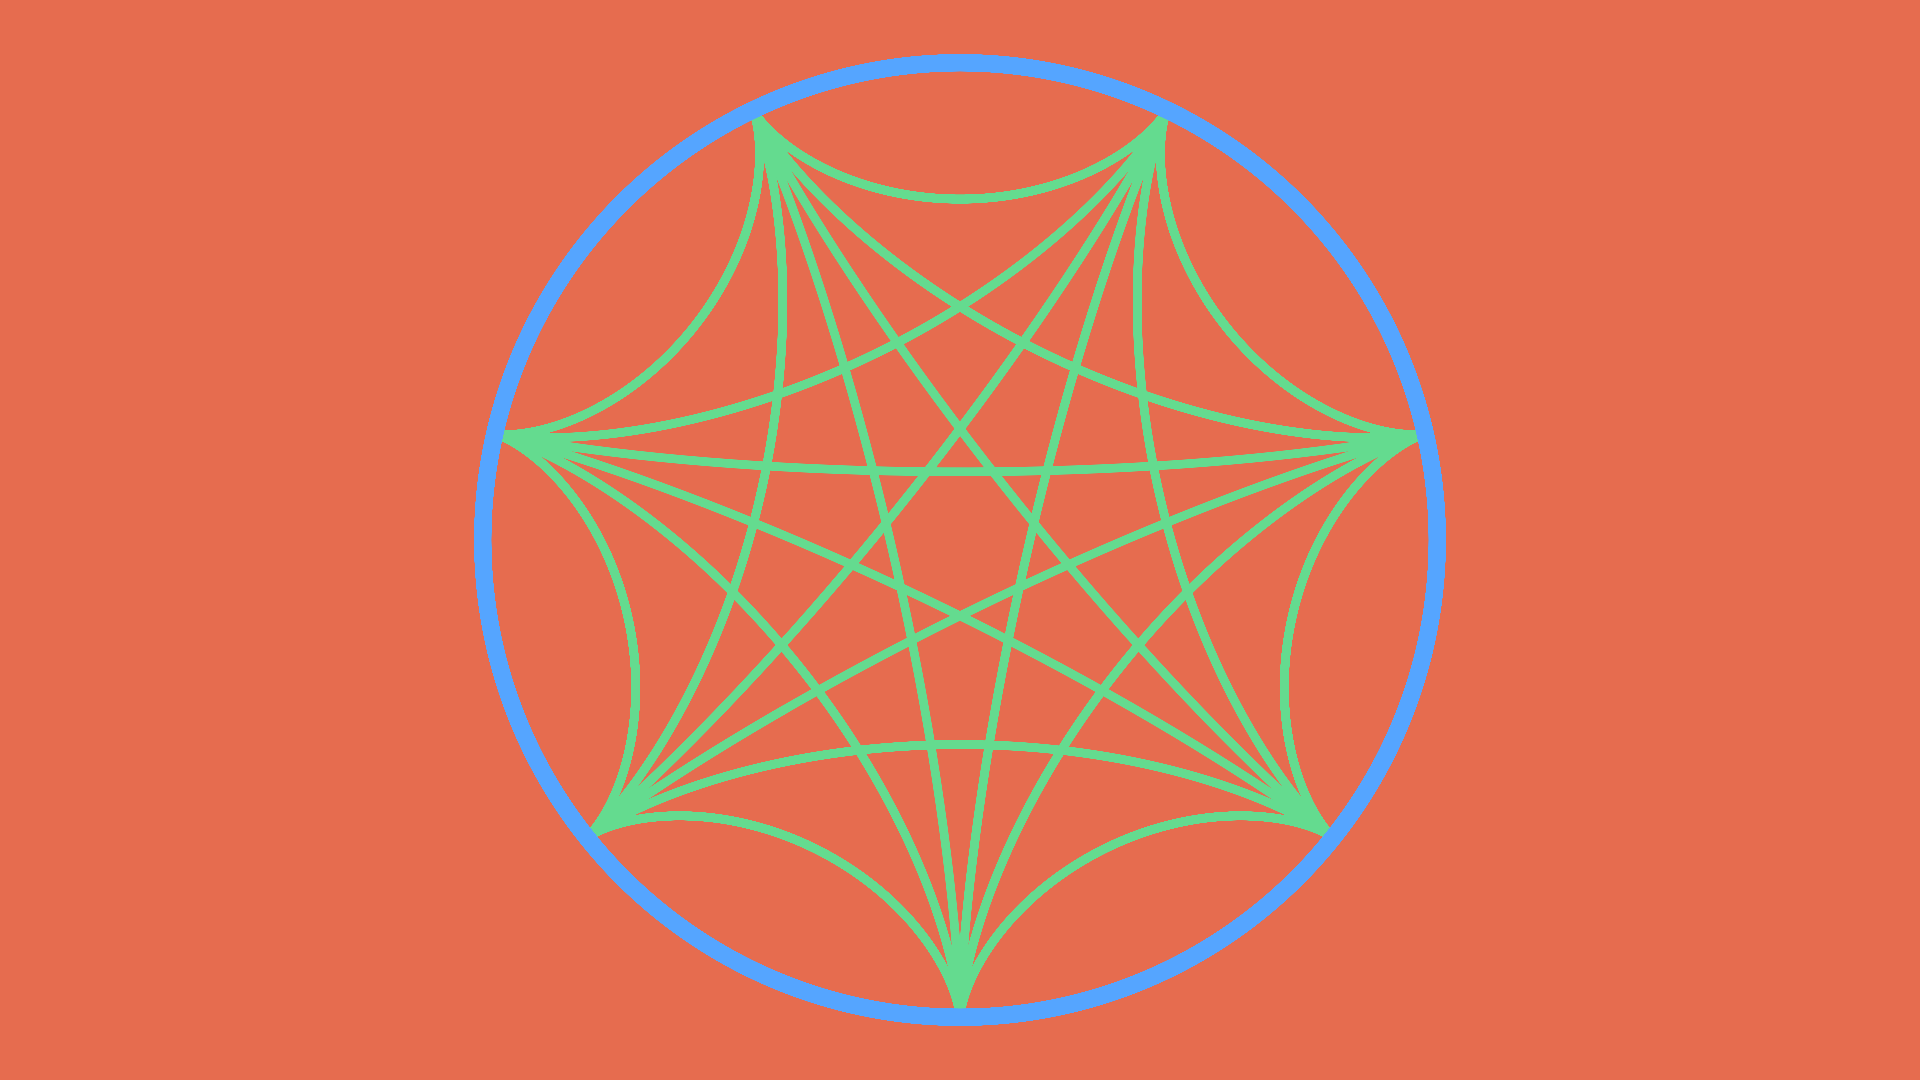

The script that drew this image:
from pathlib import Path

import matplotlib.pyplot as plt
import numpy as np


def main() -> None:
    # config
    fp: Path = Path(__file__).resolve().with_suffix(".png")
    plt.rcParams["figure.dpi"] = 100
    plt.rcParams["figure.figsize"] = [19.2, 10.8]
    c0: str = "#E66C4F"
    c1: str = "#64DB8F"
    c2: str = "#55A5FF"
    # generate figure
    fig: plt.Figure
    ax: plt.Axes
    fig, ax = plt.subplots()
    # plot
    n: int = 7
    t: np.ndarray = np.linspace(0, n*2*np.pi, n*3600+1, endpoint=True)
    for i in range(1, 1+n//2):
        rm: float = i/n
        y: np.ndarray = (1-rm)*np.cos(t) + rm*np.cos((1/rm-1)*t)
        x: np.ndarray = (1-rm)*np.sin(t) - rm*np.sin((1/rm-1)*t)
        ax.plot(x, -y, color=c1, linewidth=6)
    ax.plot(np.cos(t), np.sin(t), color=c2, linewidth=12)
    # arrange
    #ax.set_xlim(-1.1, 1.1)
    #ax.set_ylim(-1.1, 1.1)
    ax.axis("off")
    ax.set_aspect("equal")
    ax.set_facecolor(c0)
    fig.set_facecolor(c0)
    fig.tight_layout()
    # output
    fig.savefig(fp)
    plt.cla()
    plt.clf()
    plt.close(fig)
    return None


if __name__ == "__main__":
    main()
